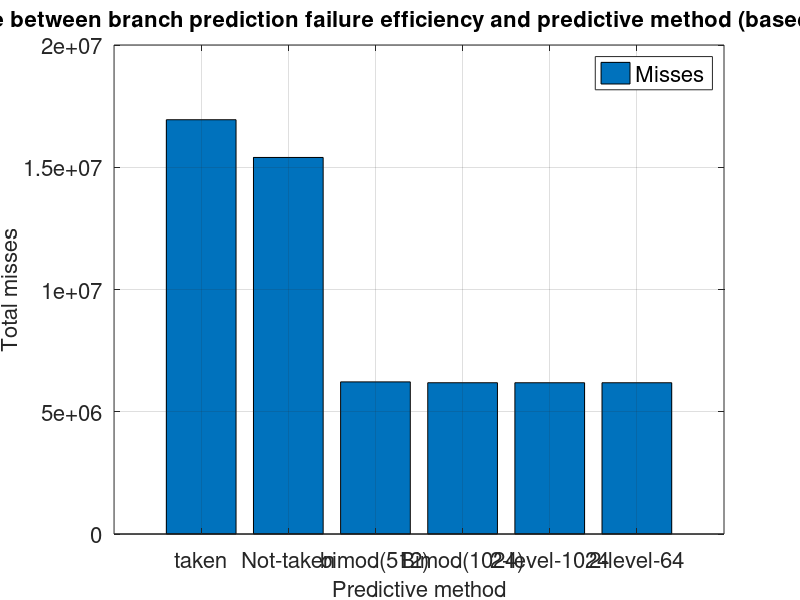

Write the MATLAB code that produced this figure.
y=[16943797	15400844	6221643	6186787	6186481	6186481];
b=bar(y);
grid on;
ch = get(b,'children');
set(gca,'XTickLabel',{'taken', 'Not-taken', 'bimod(512)','Bimod(1024)','2-level-1024','2-level-64'}, 'FontSize', 16)
%set(ch,'FaceVertexCData',[1 0 1;0 0 0;])
legend('Misses', 'FontSize', 16);
xlabel('Predictive method', 'FontSize', 16);
ylabel('Total misses', 'FontSize', 16);
title('The relevance between branch prediction failure efficiency and predictive method (based on mcf dataset)', 'FontSize', 16);